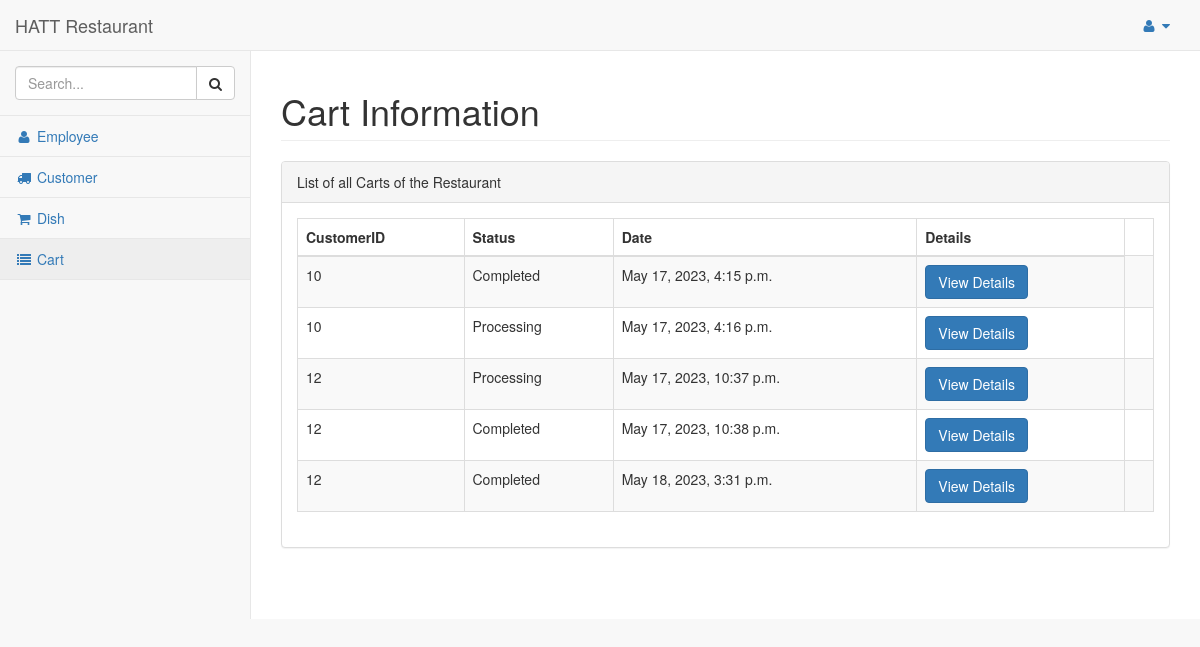
The app's page /dashboard/cart_list (signed in), older data.
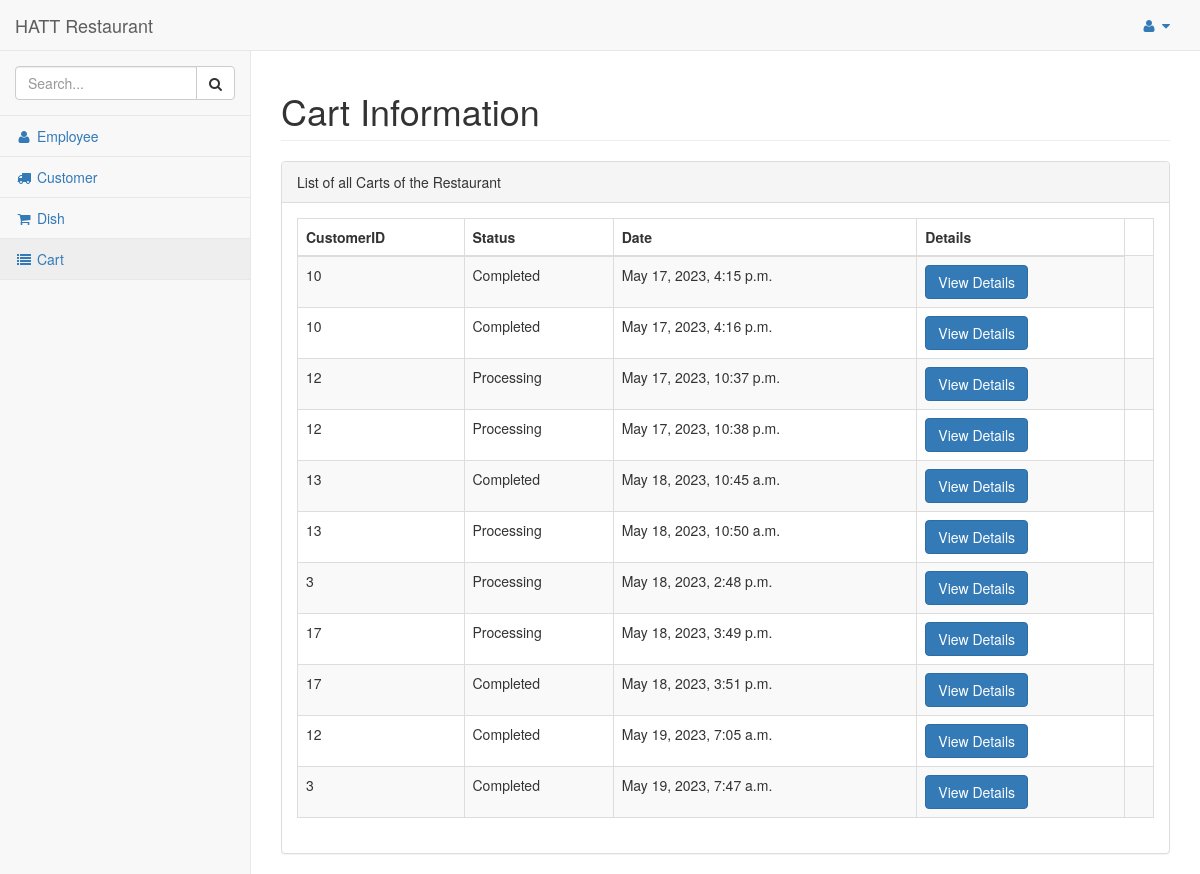
The same page, newer data.
### res/models.py (models this page shows, shortened)
class Cart(models.Model):
    pending = 'Pending'
    processing = 'Processing'
    completed = 'Completed'
    STATUS = (
        (pending, pending),
        (completed, completed),
    )
    delivery = 'Delivery'
    pickup = 'Pickup'
    TYPE = (
        (delivery, delivery),
        (pickup, pickup),
    )
    customer = models.ForeignKey(Customer, on_delete=models.CASCADE)
    employee = models.ForeignKey(Employee, on_delete=models.CASCADE)
    is_delivery = models.BooleanField(default="False")
    is_paid = models.BooleanField(default="False")
    total = models.IntegerField(default=0)
    date = models.DateTimeField()
    status = models.CharField(max_length=100, choices=STATUS)
    type = models.CharField(max_length=100, choices=TYPE)

### res/views.py (the view)
# urls.py: re_path(r'^dashboard/cart_list$',cart_list, name='cart_list'),
@login_required
@staff_member_required
def cart_list(request):
    carts = Cart.objects.all()
    return render(request, 'admin/cart.html', {'carts': carts})

### res/templates/admin/cart.html (shortened to what this page needs)
{% load static %}
{% include "includes/base.html" %}
{% include "includes/navbarheader.html" %}
{% include "includes/navtop.html"%}
{% include "includes/sidemenu.html" %}
</nav>
<div id="page-wrapper">
    <div class="row">
        <div class="col-lg-12">
            <h1 class="page-header">Cart Information</h1>
        </div>
    </div>
    <div class="row">
        <div class="col-lg-12">
            <div class="panel panel-default">
                <div class="panel-heading">
                    List of all Carts of the Restaurant
                </div>
                <div class="panel-body">
                    <table width="100%" class="table table-striped table-bordered table-hover" id="dataTables-example">
                        <thead>
                            <tr>
                                <th>CustomerID</th>
                                <th>Status</th>
                                <th>Date</th>
                                <th>Details</th>
                            </tr>
                        </thead>
                        <tbody>
                            {% for cart in carts %}
                            <tr>
                                <td>{{cart.customer_id}}</td>
                                <td>{{cart.status}}</td>
                                <td>{{cart.date}}</td>
                                <td>
                                    <a href="{% url 'res:cart_detail' cart.id %}" class="btn btn-primary">
                                        View Details
                                    </a>
                                  </td>
                                <td>
                            </tr>
                            {% endfor %}
                        </tbody>
                    </table>
                </div>
            </div>
        </div>
    </div>
</div>
</div>
</body>
</html>

### res/templates/includes/base.html (shortened to what this page needs)
{% load static%}
<!DOCTYPE html>
<html lang="en">
<head>
    <link href="{% static 'vendor/bootstrap/css/bootstrap.min.css' %}" rel="stylesheet">
    <link href="{% static 'vendor/metisMenu/metisMenu.min.css'%}" rel="stylesheet">
    <link href="{% static 'dist/css/sb-admin-2.css'%}" rel="stylesheet">
    <link href="{% static 'vendor/morrisjs/morris.css'%}" rel="stylesheet">
    <link href="{% static 'vendor/font-awesome/css/font-awesome.min.css'%}" rel="stylesheet" type="text/css">
</head>
<body>
    <div id="wrapper">
        <nav class="navbar navbar-default navbar-static-top" role="navigation" style="margin-bottom: 0">

### res/templates/includes/navbarheader.html (shortened to what this page needs)
<div class="navbar-header">
    <a class="navbar-brand" href="/dashboard">HATT Restaurant</a>
</div>

### res/templates/includes/navtop.html (shortened to what this page needs)
<ul class="nav navbar-top-links navbar-right">
    <li class="dropdown">
        <a class="dropdown-toggle" data-toggle="dropdown" href="#">
            <i class="fa fa-user fa-fw"></i>
            <i class="fa fa-caret-down"></i>
        </a>
    </li>
</ul>

### res/templates/includes/sidemenu.html
<div class="navbar-default sidebar" role="navigation">
    <div class="sidebar-nav navbar-collapse">
        <ul class="nav" id="side-menu">
            <li class="sidebar-search">
                <div class="input-group custom-search-form">
                    <input type="text" class="form-control" placeholder="Search...">
                    <span class="input-group-btn">
                        <button class="btn btn-default" type="button">
                            <i class="fa fa-search"></i>
                        </button>
                    </span>
                </div>
            </li>
            <li>
                <a href="/dashboard/employee_list">
                    <i class="fa fa-user fa-fw"></i> Employee</a>
            </li>
            <li>
                <a href="/dashboard/customer_list">
                    <i class="fa fa-truck fa-fw"></i> Customer</a>
            </li>
            <li>
                <a href="/dashboard/dish_list">
                    <i class="fa fa-shopping-cart fa-fw"></i> Dish</a>
            </li>
            <li>
                <a href="/dashboard/cart_list">
                    <i class="fa fa-list fa-fw"></i> Cart</a>
            </li>
        </ul>
    </div>
</div>

Row changes from the older to the newer data that the page shows:
changed Cart "May 17, 2023, 4:16 p.m.": status "Processing" → "Completed"
changed Cart "May 17, 2023, 10:38 p.m.": status "Completed" → "Processing"
changed Cart: customer_id "12" → "13"; date "May 18, 2023, 3:31 p.m." → "May 18, 2023, 10:45 a.m."
added Cart: customer_id "13", status "Processing", date "May 18, 2023, 10:50 a.m."
added Cart: customer_id "3", status "Processing", date "May 18, 2023, 2:48 p.m."
added Cart: customer_id "17", status "Processing", date "May 18, 2023, 3:49 p.m."
added Cart: customer_id "17", status "Completed", date "May 18, 2023, 3:51 p.m."
added Cart: customer_id "12", status "Completed", date "May 19, 2023, 7:05 a.m."
added Cart: customer_id "3", status "Completed", date "May 19, 2023, 7:47 a.m."
